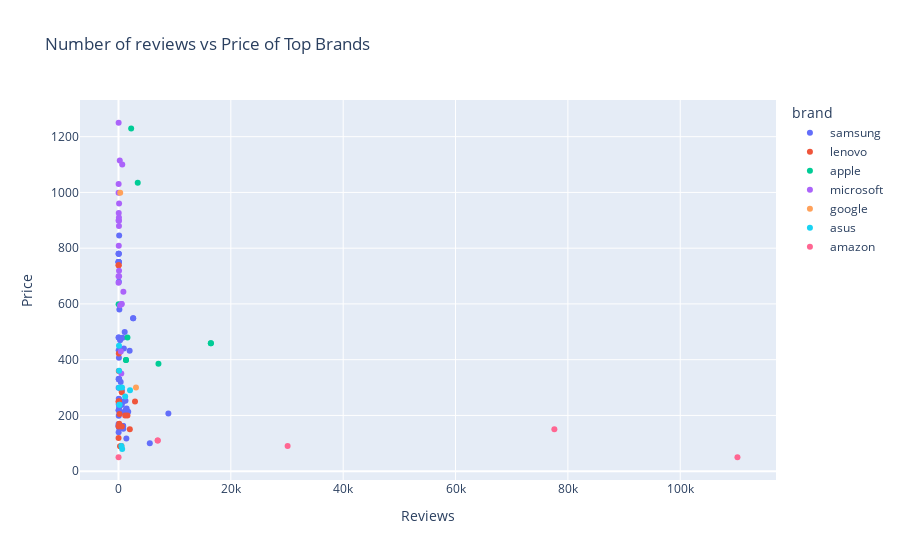

The notebook cell this image was saved under:
### Code cell
#had to pip install plotly.express and then plotly again to get this to work. 
import plotly.express as px
data = px.scatter(df2, x="reviews_float", y="price_float", color="brand", hover_data=['title'], 
                  labels={
                     "reviews_float": "Reviews",
                     "price_float": "Price",                  
                 },
                title="Number of reviews vs Price of Top Brands")

#layout = Layout(title="Number of reviews vs Price of Top Brands")

fig = Figure(data=data, layout=layout)
plotly.offline.iplot(fig, show_link=False)

### Figure 1 — Plotly figure (JSON) as saved in the notebook; plotly's stock layout.template omitted (floating-point values rounded to 4 significant figures)
{"data": [{"customdata": [["Samsung Galaxy Tab S6 Lite 10.4\", 64GB WiFi Tablet Angora Blue - SM-P610NZBAXAR - S Pen Included"], ["Samsung Galaxy Tab A 8.0\" (2019, WiFi Only) 32GB, 5100mAh Battery, Dual Speaker, SM-T290, International Model (Black)"], ["Samsung Electronics Galaxy Tab S7 Wi-Fi, Mystic Black - 256 GB"], ["Samsung Galaxy Tab A 8.0\" (2019, WiFi + Cellular) 32GB, 5100mAh Battery, 4G LTE Tablet & Phone (Makes Calls) GSM Unlocked SM-T295, International Model (32GB + 64GB SD Bundle, Black)"], ["Samsung Galaxy Tab S6 Lite 10.4\", 128GB WiFi Tablet Chiffon Rose - SM-P610NZIEXAR - S Pen Included"], ["Samsung Galaxy Tab S7+ Wi-Fi, Mystic Silver - 128 GB"], ["Samsung Galaxy Tab A 8.0 Inches 2019 T295 LTE (32GB) Factory Unlocked Tablet"], ["Samsung Galaxy Tab S7+ Wi-Fi, Mystic Black - 256 GB"], ["Samsung Galaxy Tab S7+ Wi-Fi, Mystic Silver - 128 GB"], ["Samsung Galaxy Tab S7+ Wi-Fi, Mystic Bronze -128 GB"], ["Samsung Galaxy Tab S7+ Wi-Fi, Mystic Black - 128 GB"], ["Samsung Galaxy Tab A 8.0\" (2019, WiFi + Cellular) 32GB, 5100mAh Battery, 4G LTE Tablet & Phone (Makes Calls) GSM Unlocked SM-T295, International Model (32GB + 64GB SD Bundle, Black)"], ["Samsung Galaxy Tab S6 Lite 10.4\", 128GB WiFi Tablet Chiffon Rose - SM-P610NZIEXAR - S Pen Included"], ["Samsung Galaxy Tab A 10.1\" (2019, WiFi + Cellular) Full HD Corner-to-Corner Display, 32GB 4G LTE Tablet & Phone (Makes Calls) GSM Unlocked SM-T515, International Model (32 GB, Black)"], ["Samsung Galaxy Tab S6- 10.5\" 256GB, Wifi Tablet- SM-T860NZALXAR, Mountain Gray"], ["SAMSUNG Galaxy Tab Active2 8\" Ruggedized Tablet Wi-Fi 16GB, Black (SM-T390NZKAXAR)"], ["Samsung Galaxy Tab A 10.1 64 GB WiFi Tablet Gold (2019) with Galaxy Tab A 10.1 (2019) Wireless Bluetooth Keyboard Cover, Samsung, Black"], ["Samsung - Galaxy Tab A - 10.1\" Touchscreen FHD (1920 x 1080) - 3GB RAM + 128GB - Wi-Fi Tablet - Black Touchscreen Portable Tablets, iPuzzle 32GB MicroSD Card"], ["Samsung Galaxy Tab A 8.0\" with S Pen (2019) 32GB, 4200mAh Battery, 4G LTE Tablet & Phone (Makes Calls) GSM Unlocked SM-P205, International Model (Wi-Fi + Cellular, Gray)"], ["Samsung Galaxy Tab A 8.0’’ Touchscreen (1280 x 800) Wi-Fi Tablet, Quad-Core 1.4GHz Processor, 2GB RAM, 16GB Memory, Dual Cameras, Bluetooth 4.2, 64GB MicroSD Card, Android 7.1 OS, Silver"], ["SAMSUNG Galaxy Tab A (2019,Wi-Fi) SM-T510 32GB 10.1\" Wi-Fi only Tablet - International Version (Black)"], ["Samsung Galaxy Tab A 8.0\" with S Pen (2019) 32GB, 4200mAh Battery, 4G LTE Tablet & Phone (Makes Calls) GSM Unlocked SM-P205, International Model (Wi-Fi + Cellular, Gray)"], ["Samsung Electronics Galaxy Tab S5e 10.5\", 64GB, Silver (LTE Verizon + WiFi) - SM-T727VZSAVZW"], ["Samsung Galaxy Tab S5e- 10.5\" 64GB, LTE Unlocked- SM-T727UZKAXAA, Black"], ["Samsung Galaxy Tab E 9.6\" 16GB Black Wi-Fi Sm-T560NZKUXAC"], ["Samsung Galaxy Tab A 10.1 inch 32GB with 64GB Memory Card (2019, Wi-Fi, 2GB RAM, Micro SD Card Slot) Black SM-T510NZKAXAR"], ["Samsung T590 Galaxy Tab A 10.5\" Wi-Fi Black 32GB (International Model) 3GB RAM Touchscreen Tablet"], ["Samsung Galaxy Tab A SM-P580NZKAXAR 10.1-Inch 16 GB, Tablet with S Pen (Black)"], ["Samsung Galaxy Tab A SM-T580 10.1-Inch Touchscreen 16 GB Tablet (2 GB Ram, Wi-Fi, Android OS, Black) Bundle with 32GB microSD Card"], ["Samsung Galaxy Tab S2 9.7\" SM-T810NZDEXAR (32GB, Gold)"], ["Samsung Galaxy Tab A 8.0 16GB Black (SM-T380NZKIXAR)"], ["Samsung Galaxy Tab A 10.1\" Inch Tablet (32GB Grey Wi-Fi) SM-T580 - International Version (Bigger Internal Storage Than US Version)"], ["Samsung Galaxy Tab A 10.1\" Inch Tablet (32GB Grey Wi-Fi) SM-T580 - International Version (Bigger Internal Storage Than US Version)"], ["Samsung Galaxy Tab E 9.6\" (1280 x 800) Resolution - Qualcomm APQ Quad-Core Processor, 1.5GB Memory, 16GB ROM, Android 5.1, 5MP Rear-Facing Camera, Bluetooth 4.0"], ["Samsung Galaxy Tab A SM-T295, 8.0\", 4G Factory Unlocked - Silver"], ["Samsung Galaxy Tab A SM-T295, 8.0\", 4G Factory Unlocked - Silver"], ["Samsung Galaxy Tab E 9.6\" (1280 x 800) Resolution - Qualcomm APQ Quad-Core Processor, 1.5GB Memory, 16GB ROM, Android 5.1, 5MP Rear-Facing Camera, Bluetooth 4.0"], ["Samsung Galaxy Tab A 8.0\", 32GB, Black (LTE AT&T & WIFI) - SM-T387AZKAATT"], ["Samsung Galaxy Tab Active 2 8.0\" 16GB, 3GB RAM (WiFi + Cellular) SM-T395, IP68 Water Resistant, 4G LTE Tablet & Phone GSM Unlocked w/ S Pen - International Model"], ["Samsung Galaxy Tab A 8\" 32 GB Wifi Tablet (Black) - SM-T380NZKEXAR"], ["Samsung Galaxy Tab E 9.6\" 16GB WiFi - Black"], ["Samsung Galaxy Tab A SM-T585 16GB Black, 10.1\" , WiFi + Cellular Tablet, GSM Unlocked International Model, No Warranty"], ["Samsung Galaxy Tab S6 10.5\", 128GB (LTE VERIZON & WiFi) Tablet Mountain Gray - SM-T867VZAAVZW with Bookcover Keyboard Gray-EF-DT860UJEGUJ"], ["Samsung Galaxy Tab A 10.1 inch 128GB Black with 64GB Memory Card (2019, Wi-Fi Only, 3GB RAM, Micro SD Card Slot) SM-T510NZKGXAR"], ["Samsung Electronics SM-T830NZKAXAR Galaxy Tab S4 with S Pen, 10.5\", Black"], ["Samsung Galaxy Tab Active PRO 10.1\" | 64GB & LTE (UNLOCKED) Water-Resistant Rugged Tablet, Black – SM-T547UZKAXAA"], ["Samsung Galaxy Tab A 8.4\", 32GB, Mocha (LTE T-Mobile & WIFI) - SM-T307UZNATMB (2020) US Model & Warranty"], ["Samsung Galaxy Tab S6 Lite 10.4\", 128GB WiFi Tablet Angora Blue - SM-P610NZBEXAR - S Pen Included"], ["Samsung Galaxy Tab S5e- 128GB, Wifi Tablet- SM-T720NZKLXAR Black"], ["Samsung Galaxy Tab A 8.0\" (2019, WiFi + Cellular) 32GB, 5100mAh Battery, 4G LTE Tablet & Phone (Makes Calls) GSM Unlocked SM-T295, International Model (32 GB, Black)"], ["Samsung Galaxy Tab S7+ Wi-Fi, Mystic Silver -256 GB"], ["Samsung Galaxy Tab S6 Lite 10.4\", 128GB WiFi Tablet Oxford Gray - SM-P610NZAEXAR - S Pen Included"], ["Samsung Galaxy Tab A 10.1\" (2019, WiFi Only) Full HD Corner-to-Corner Display, (32GB, 2GB RAM), Tablet SM-T510, (International Model)(WiFi Only, Silver)"], ["Samsung Galaxy Tab S7+ Wi-Fi, Mystic Black - 256 GB"], ["Samsung Galaxy Tab S7+ Wi-Fi, Mystic Black - 128 GB"], ["Samsung Galaxy Tab S6- 10.5\" 256GB, Wifi Tablet- SM-T860NZALXAR, Mountain Gray"], ["Samsung Galaxy Tab S6 Lite 10.4\", 64GB WiFi Tablet Oxford Gray - SM-P610NZAAXAR - S Pen Included"], ["SAMSUNG SM-T290NZSAXAR, Galaxy Tab A 8.0\" 32 GB Wifi Tablet Silver 2019"], ["SAMSUNG SM-T510NZDFXAR Galaxy Tab A 10.1 64 GB Wifi Tablet, Silver, 2019"]], "hovertemplate": "brand=samsung<br>Reviews=%{x}<br>Price=%{y}<br>title=%{customdata[0]}<extra></extra>", "legendgroup": "samsung", "marker": {"color": "#636efa", "symbol": "circle"}, "mode": "markers", "name": "samsung", "orientation": "v", "showlegend": true, "type": "scatter", "x": [345, 1399, 153, 831, 79, 17, 87, 40, 17, 13, 50, 831, 79, 1241, 2612, 78, 27, 28, 546, 25, 1731, 546, 21, 43, 1335, 87, 390, 725, 960, 285, 13, 556, 556, 32, 19, 19, 32, 45, 33, 1450, 101, 50, 118, 106, 1104, 65, 34, 88, 1985, 857, 30, 116, 805, 40, 50, 2612, 818, 5572, 8882], "xaxis": "x", "y": [250.0, 117.0, 580.0, 162.5, 330.0, 750.0, 155.7, 780.0, 750.0, 750.0, 750.0, 162.5, 330.0, 252.5, 549, 407.1, 331.6, 299, 238.0, 140.0, 213, 238.0, 480.0, 480.0, 221.8, 237.0, 320.0, 478.6, 440.0, 470, 169.3, 290.0, 290.0, 219, 162.5, 162.5, 219, 199.1, 434.3, 225.2, 225.5, 260.0, 845.8, 257.8, 499, 680.0, 240.8, 330.0, 432.0, 151.8, 780.0, 330.0, 211, 780.0, 750.0, 549, 250.0, 99.99, 206.7], "yaxis": "y"}, {"customdata": [["Lenovo Tab M10 Plus, 10.3\" FHD Android Tablet, Octa-Core Processor, 64GB Storage, 4GB RAM, Iron Grey, ZA5T0300US"], ["Lenovo Smart Tab M10 Plus, FHD 10.3\" Android Tablet, Alexa-Enabled Smart Device, Octa-Core Processor, 32GB Storage, 2GB RAM, WiFi, Bluetooth, ZA6M0030US, Platinum Grey"], ["Lenovo Tab E 8 Android Tablet 1GB"], ["Lenovo Smart Tab M10, 10.1-Inch Alexa-Enabled Android Smart Device Tablet, Octa-Core Processor, 1.8GHz, 32GB Storage, Slate Black Touchscreen Tablet with Alexa Enabled Charging Dock Included"], ["Lenovo Tab 10 Tablet, 10.1\" HD Touchscreen, Qualcomm Quad-core Processor 1.30GHz, 1GB Memory, 16GB Storage, Wifi, Bluetooth, Webcam, Up to 10 hours battery life, Android 6.0 OS"], ["Lenovo Yoga Tab 3 - 8.0\" WXGA Tablet (Qualcomm 1.3GHz Processor, 1 GB RAM, 16 GB SSD, Android 5.1 Lollipop) ZA090008US"], ["Lenovo Tab 4 10 Plus 10.1\" FHD+ (1920x1200) Android Tablet (8-Core Processor, 4G-LTE AT&T Unlocked, 2GB RAM, 32GB eMMC) Kids Mode, Full HD Touchscreen, WiFi, Bluetooth, Dolby Atmos Audio, Black"], ["Lenovo Tab M10 10.1\" Android Tablet 1.8GHz 32GB Storage Slate Black ZA480019US"], ["Lenovo ThinkPad X1 Tablet, 12\" Full-HD+ IPS Touchscreen w/Active Pen, Intel Core m5-6Y57 Dual-Core 1.1GHz, 256GB Solid State Drive, 8GB DDR3, 802.11ac, Bluetooth, Detachable Keyboard, Win10Pro"], ["Lenovo ThinkPad X1 Tablet, 12\" Full-HD+ IPS Touchscreen w/Active Pen, Intel Core m5-6Y57 Dual-Core 1.1GHz, 256GB Solid State Drive, 8GB DDR3, 802.11ac, Bluetooth, Detachable Keyboard, Win10Pro"], ["Lenovo Ideatab S6000 10.1-Inch 16GB Tablet (Black)"], ["Lenovo Miix 2 11 11.6-Inch 128 GB Tablet (59413201) Silver"], ["Lenovo Tab 2 A7 59445601 7-Inch 16 GB Tablet (Black)"], ["Lenovo Tab 4 10 Plus 10.1\" FHD+ (1920x1200) Android Tablet (8-Core Processor, 4G-LTE AT&T Unlocked, 2GB RAM, 32GB eMMC) Kids Mode, Full HD Touchscreen, WiFi, Bluetooth, Dolby Atmos Audio, Black"], ["Lenovo Yoga Tab 3 - HD 8\" Android Tablet Computer (Qualcomm Snapdragon APQ8009, 2GB RAM, 16GB SSD) ZA090094US,Black"], ["2020 Latest Lenovo Chromebook Duet 2 in 1 Tablet I 10 1\" FHD (1920 x 1200) IPS Touchscreen I MediaTek Helio 8-Core P60T I 4GB RAM 128GB eMMC I WiFi ARM G72 MP3 Chrome OS + iCarp USB C Toggle"], ["Lenovo Tab M10 10.1-inch HD IPS (1280x800) Display WiFi Tablet, Qualcomm Snapdragon 429 2.0 GHz Processor, 2GB RAM, 16GB Storage, Bluetooth, Camera, 64GB Micro SD Card, Android 9.0, Slate Black"], ["Lenovo Tab M10 HD 10.1\" Tablet, Android 9.0, 16GB Storage, Quad-Core Processor, WiFi, Bluetooth, ZA4G0000US, Slate Black"], ["Lenovo Tab M8 Tablet, 8\" HD Android Tablet, Quad-Core Processor, 2GHz, 16GB Storage, Full Metal Cover, Long Battery Life, Android 9 Pie, ZA5G0102US, Slate Black"]], "hovertemplate": "brand=lenovo<br>Reviews=%{x}<br>Price=%{y}<br>title=%{customdata[0]}<extra></extra>", "legendgroup": "lenovo", "marker": {"color": "#EF553B", "symbol": "circle"}, "mode": "markers", "name": "lenovo", "orientation": "v", "showlegend": true, "type": "scatter", "x": [1594, 129, 14, 2941, 602, 579, 63, 18, 25, 25, 178, 60, 270, 63, 1186, 53, 23, 2017, 514], "xaxis": "x", "y": [200.0, 170.0, 119, 250.0, 159.9, 283, 250.0, 250.0, 739, 739, 205.0, 421.8, 89.79, 250.0, 200.0, 359, 160.0, 150.0, 89.99], "yaxis": "y"}, {"customdata": [["New Apple iPad Pro (11-inch, Wi-Fi, 1TB) - Silver (2nd Generation)"], ["Apple iPad Pro (12.9-inch, Wi-Fi, 256GB) - Silver (4th Generation)"], ["Apple iPad (Wi-Fi + Cellular, 32GB) - Silver (Previous Model)"], ["Apple iPad (Wi-Fi + Cellular, 32GB) - Silver (Previous Model)"], ["Apple iPad Pro (10.5-inch, Wi-Fi + Cellular, 64GB) - Rose Gold (Previous Model)"], ["Apple iPad mini (Wi-Fi, 64GB) - Gold (Latest Model)"], ["New Apple iPad Air (10.9-inch, Wi-Fi, 64GB) - Rose Gold (Latest Model, 4th Generation)"], ["New Apple iPad (10.2-inch, Wi-Fi, 128GB) - Gold (Latest Model, 8th Generation)"], ["New Apple iPad (10.2-inch, Wi-Fi, 128GB) - Gold (Latest Model, 8th Generation)"]], "hovertemplate": "brand=apple<br>Reviews=%{x}<br>Price=%{y}<br>title=%{customdata[0]}<extra></extra>", "legendgroup": "apple", "marker": {"color": "#00cc96", "symbol": "circle"}, "mode": "markers", "name": "apple", "orientation": "v", "showlegend": true, "type": "scatter", "x": [2256, 3426, 16445, 16445, 1596, 7113, 24, 1336, 1336], "xaxis": "x", "y": [1229, 1035.0, 459, 459, 480.0, 385.0, 599, 399, 399], "yaxis": "y"}, {"customdata": [["Microsoft Surface 3 Tablet (10.8-Inch, 64 GB, Intel Atom, Windows 10)"], ["Microsoft Surface Pro 7 MS7 12.3” (2736x1824) 10-Point Touch Display Tablet PC W/Surface Type Cover & Surface Pen, Intel 10th Gen Core i3, 4GB RAM, 128GB SSD, Windows 10, Platinum (Latest Model)"], ["Microsoft Surface Pro 7 12.3” (2736x1824) 10-Point Touch Tablet PC + Surface Pro Type Cover w/Fingerprint ID + Pen, Intel 10th Gen Core i3, 4GB RAM, 128GB SSD, Windows 10, Platinum (Latest Model)"], ["Microsoft Surface Pro 6 2 in 1 PC Tablet 12.3\" (2736 x 1824) Touchscreen - Intel Core i5 (up to 3.40 GHz) - 8GB Memory - 128GB SSD - Fanless - Keyboard and Surface Pen - Black"], ["Microsoft Surface Pro 6 12.3\" Intel i5 8GB/256GB Tablet with Surface Pro Keyboard Bundle"], ["Newest Microsoft Surface Pro |12.3” Touch-Screen (2736 x 1824) Tablet PC | Intel Core M3 | 4GB Memory | 128GB SSD | WiFi | Card Reader | Windows 10 | Platinum"], ["Newest Microsoft Surface Pro 7 Bundle, 12.3\" Touchscreen Tablet Laptop, Intel Core i5-1035G4 (Beat i7-7660U), 8GB RAM, 256GB SSD, Win10 w/Black Cover, Silver Pen, HESVAP Accessories"], ["Newest Microsoft Surface Pro with Black Keyboard & Surface Pen |12.3” Touch-Screen (2736 x 1824) Tablet PC | Intel Core M3 | 4GB Memory | 128GB SSD | WiFi | Card Reader | Windows 10 | Platinum"], ["Microsoft Surface Pro 3 MQ2-00001 12-Inch Full HD 128 GB Storage Multi-Touch Tablet (Silver)"], ["Microsoft 2019 Surface Pro 6 12.3 (2736x1824) PixelSense 267 PPI 10-Point Touch Display Tablet PC W/Surface Type Cover, Intel Quad Core 8th Gen i5-8250U, 8GB RAM, 128GB SSD, Windows 10, Platinum"], ["Microsoft Surface Pro 3 Tablet (12\", 256 GB, 8GB RAM, intel i5-4300U 1.9GHz, 5MP Camera, Media Card Reader, Windows 10)"], ["Microsoft Surface Pro Tablet 128 GB Hard Drive, 4 GB RAM, Windows 8 Pro - English"], ["Microsoft Surface Pro 4 128GB / Intel Core i5 / 4GB RAM 12.3\" inch Wi-Fi Tablet - International Version with No Warranty (Silver)"], ["Microsoft Surface Pro Tablet 128 GB Hard Drive, 4 GB RAM, Windows 8 Pro - English"], ["Microsoft Surface Pro 3 PS2-00001 12-Inch Pro 3 Intel Core i5 256GB Tablet (Silver)"], ["Microsoft Surface 64GB Tablet (Dark Titanium) with Black Touch Cover"], ["Microsoft Surface Pro 7 2 in 1 Touchscreen PC Tablet 12.3\" 2736x1824, 10th Gen i3, 4GB RAM, 128GB SSD, 2 Core up to 3.40 GHz, USB-C, Backlit, Bluetooth 5.0, Webcam, Win 10 w/Black Type Cover"], ["Microsoft Surface Pro 4 12.3\" PixelSense Touchscreen (2736x1824) Tablet PC, Intel Core i5 Processor, 4GB RAM, 128GB SSD, Webcam, WiFi, Bluetooth, Windows 10 Professional"], ["Microsoft Surface Pro 7 2 in 1 Touchscreen PC Tablet 12.3\" 2736x1824, 10th Gen i5, 8GB RAM, 128GB SSD, 4 Core up to 3.70 GHz, USB-C, Backlit, Webcam, Win 10 w/Platinum Type Cover and Surface Pen"], ["Microsoft Surface Pro 5 12.3” Touch-Screen (2736 X 1824) Tablet PC | Intel Core M3 | 4GB Memory | 128GB SSD | 802.11 A/B/G/N/AC | Card Reader | USB 3.0 | Camera | Windows 10 | Platinum"], ["Microsoft Surface Pro 7 12.3” (2736x1824) 10-Point Touch Display Tablet PC w/WOOV Accessory Bundle, Intel 10th Gen Core i5, 8GB RAM, 128GB SSD, Windows 10, Platinum (Latest Model)"], ["Microsoft Surface Pro 6 2 in 1 PC Tablet 12.3\" (2736 x 1824) Touchscreen - Intel Core i5 (up to 3.40 GHz) - 8GB Memory - 128GB SSD - Fanless -Keyboard, Surface Pen and Mobile Mouse - Platinum"]], "hovertemplate": "brand=microsoft<br>Reviews=%{x}<br>Price=%{y}<br>title=%{customdata[0]}<extra></extra>", "legendgroup": "microsoft", "marker": {"color": "#ab63fa", "symbol": "circle"}, "mode": "markers", "name": "microsoft", "orientation": "v", "showlegend": true, "type": "scatter", "x": [498, 95, 51, 107, 86, 14, 25, 11, 873, 82, 229, 556, 16, 556, 669, 411, 11, 107, 25, 283, 44, 76], "xaxis": "x", "y": [350.0, 719, 809, 960, 898, 699, 1250.0, 899, 643.5, 880, 1115.0, 600.0, 999.1, 600.0, 1100.0, 429, 676, 699, 1030, 595, 925.9, 910], "yaxis": "y"}, {"customdata": [["Google Pixel Slate 12.3-Inch 2 in 1 Tablet Intel Core i7, Aspect Ratio 3:2"], ["ASUS New Nexus 7 FHD Tablet (7-Inch, 32GB, Black)"]], "hovertemplate": "brand=google<br>Reviews=%{x}<br>Price=%{y}<br>title=%{customdata[0]}<extra></extra>", "legendgroup": "google", "marker": {"color": "#FFA15A", "symbol": "circle"}, "mode": "markers", "name": "google", "orientation": "v", "showlegend": true, "type": "scatter", "x": [305, 3113], "xaxis": "x", "y": [999.0, 300.0], "yaxis": "y"}, {"customdata": [["Asus Chromebook Tablet CT100, 9.7\" Qxga Touchscreen, OP1 Hexa-core Processor, 4GB RAM, 32GB eMMC Storage, Rugged Military-Spec 810G, Dark Grey, K-12, Chrome OS, Includes Stylus, CT100PA-YS02T"], ["ASUS MeMO Pad 7 ME176CX-A1-WH 7-Inch Tablet (White)"], ["ASUS VivoTab RT TF600T-B1-GR 10.1-Inch 32 GB Tablet (Gray)"], ["ASUS Google Nexus 7 Tablet (7-Inch, 32GB) 2012 Model"], ["ASUS Zenpad 7\" (1024X600) 16GB Black Tablet - Z170C-A1-BK"], ["ASUS MeMO Pad ME172V-A1-GR 7.0-Inch 16 GB Tablet (Grey)"], ["ASUS Transformer (T100TAF-B12-GR) with WiFi 10.1\" Touchscreen Tablet PC Featuring Windows 8.1 Operating System - Gray"], ["ASUS Tablet T100TA-B1-GR"], ["ASUS VivoTab RT TF600T-B1-GR 10.1-Inch 32 GB Tablet (Gray)"], ["ASUS ZenPad Z301M-A2-GR 10.1-Inch Tablet"]], "hovertemplate": "brand=asus<br>Reviews=%{x}<br>Price=%{y}<br>title=%{customdata[0]}<extra></extra>", "legendgroup": "asus", "marker": {"color": "#19d3f3", "symbol": "circle"}, "mode": "markers", "name": "asus", "orientation": "v", "showlegend": true, "type": "scatter", "x": [100, 658, 170, 2050, 513, 630, 87, 111, 170, 1189], "xaxis": "x", "y": [360.0, 79.99, 238, 290.0, 89.95, 299.9, 450.0, 299, 238, 268.0], "yaxis": "y"}, {"customdata": [["Fire 7 Tablet (7\" display, 16 GB) - Twilight Blue + Kindle Unlimited (with auto-renewal)"], ["All-new Fire HD 8 Plus tablet, HD display, 32 GB, our best 8\" tablet for portable entertainment, Slate"], ["All-new Fire HD 8 Plus tablet, HD display, 32 GB, our best 8\" tablet for portable entertainment, Slate"], ["All-new Fire HD 8 tablet, 8\" HD display, 32 GB, designed for portable entertainment, Black"], ["Fire HD 10 Tablet (10.1\" 1080p full HD display, 32 GB) – Plum"], ["Fire 7 tablet (7\" display, 16 GB) - Black"]], "hovertemplate": "brand=amazon<br>Reviews=%{x}<br>Price=%{y}<br>title=%{customdata[0]}<extra></extra>", "legendgroup": "amazon", "marker": {"color": "#FF6692", "symbol": "circle"}, "mode": "markers", "name": "amazon", "orientation": "v", "showlegend": true, "type": "scatter", "x": [11, 6978, 6985, 30108, 77593, 110184], "xaxis": "x", "y": [49.99, 110.0, 110.0, 89.99, 150.0, 49.99], "yaxis": "y"}], "layout": {"legend": {"title": {"text": "brand"}, "tracegroupgap": 0}, "title": {"text": "Number of reviews vs Price of Top Brands"}, "xaxis": {"anchor": "y", "domain": [0, 1], "title": {"text": "Reviews"}}, "yaxis": {"anchor": "x", "domain": [0, 1], "title": {"text": "Price"}}}}
